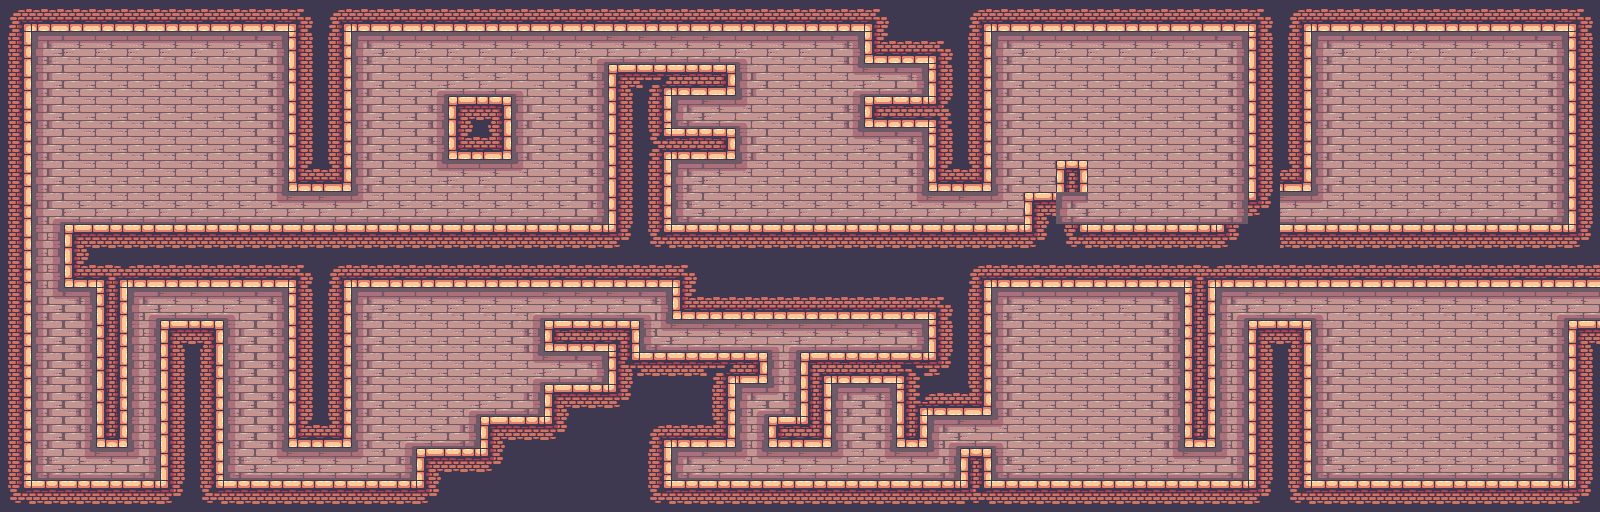

The image is a tile-based game level rendered from a .tmx file. Its description and source (layers, tilesets, objects; grid data summarised) follow:
An orthogonal 50x16 tile map with 32x32 px tiles, 1 tile layer (lvl_2_bg), 14 tilesets and 484 objects (55x hotrect_platform, 44x coin_gold, 42x hotrect, 28x pig_normal, 25x coin_silver, ...).

<map version="1.4" tiledversion="1.4.3" orientation="orthogonal" renderorder="right-down" width="50" height="16" tilewidth="32" tileheight="32" infinite="0" nextlayerid="2" nextobjectid="582">
 <tileset firstgid="1" source="../tilesets/levels_castle_tiles.tsx" />
 <tileset firstgid="97" source="../tilesets/levels_castle_decorations_tiles.tsx" />
 <tileset firstgid="129" source="../tilesets/common_items.tsx" />
 <tileset firstgid="182" source="../tilesets/character_bubbles.tsx" />
 <tileset firstgid="193" source="../tilesets/common_hud_ui.tsx" />
 <tileset firstgid="298" source="../tilesets/character_king.tsx" />
 <tileset firstgid="326" source="../tilesets/character_pig.tsx" />
 <tileset firstgid="369" source="../tilesets/character_pigbomb.tsx" />
 <tileset firstgid="402" source="../tilesets/character_pigcrate.tsx" />
 <tileset firstgid="442" source="../tilesets/character_cannonsnpigs.tsx" />
 <tileset firstgid="451" source="../tilesets/common_items_bomb.tsx" />
 <tileset firstgid="462" source="../tilesets/character_pigking.tsx" />
 <tileset firstgid="495" source="../tilesets/common_lives.tsx" />
 <tileset firstgid="515" source="../tilesets/levels_door.tsx" />
 <layer id="1" name="lvl_2_bg" width="50" height="16" locked="1">
  <data>[800 cells, 800 non-empty, 61 distinct tile ids]</data>
 </layer>
 <objectgroup id="2" name="lvl_2_mood" locked="1">
  <object id="50" gid="101" x="1312" y="352" width="32" height="32" />
  <object id="51" gid="101" x="1536" y="352" width="32" height="32" />
  <object id="52" gid="98" x="1312" y="448" width="32" height="32" />
  <object id="53" gid="98" x="1504" y="448" width="32" height="32" />
  <object id="54" gid="100" x="1536" y="448" width="32" height="32" />
  <object id="55" gid="100" x="1344" y="448" width="32" height="32" />
  <object id="56" gid="100" x="1472" y="352" width="32" height="32" />
  <object id="57" gid="100" x="1472" y="384" width="32" height="32" />
  <object id="58" gid="100" x="1472" y="416" width="32" height="32" />
  <object id="59" gid="98" x="1376" y="352" width="32" height="32" />
  <object id="60" gid="98" x="1376" y="384" width="32" height="32" />
  <object id="61" gid="98" x="1376" y="416" width="32" height="32" />
  <object id="62" gid="99" x="1408" y="352" width="32" height="32" />
  <object id="63" gid="99" x="1440" y="352" width="32" height="32" />
  <object id="64" gid="99" x="1440" y="384" width="32" height="32" />
  <object id="65" gid="99" x="1408" y="384" width="32" height="32" />
  <object id="66" gid="99" x="1408" y="416" width="32" height="32" />
  <object id="67" gid="99" x="1440" y="416" width="32" height="32" />
  <object id="78" gid="101" x="736" y="445" width="32" height="32" />
  <object id="79" gid="101" x="768" y="360" width="32" height="32" />
  <object id="85" gid="100" x="512" y="384" width="32" height="32" />
  <object id="86" gid="100" x="448" y="416" width="32" height="32" />
  <object id="87" gid="98" x="416" y="416" width="32" height="32" />
  <object id="88" gid="98" x="416" y="384" width="32" height="32" />
  <object id="89" gid="99" x="448" y="384" width="32" height="32" />
  <object id="90" gid="99" x="480" y="384" width="32" height="32" />
  <object id="91" gid="101" x="224" y="448" width="32" height="32" />
  <object id="92" gid="101" x="224" y="416" width="32" height="32" />
  <object id="93" gid="101" x="256" y="384" width="32" height="32" />
  <object id="94" gid="101" x="224" y="352" width="32" height="32" />
  <object id="95" gid="101" x="32" y="448" width="32" height="32" />
  <object id="96" gid="101" x="64" y="416" width="32" height="32" />
  <object id="97" gid="101" x="32" y="384" width="32" height="32" />
  <object id="98" gid="101" x="64" y="352" width="32" height="32" />
  <object id="99" gid="101" x="32" y="320" width="32" height="32" />
  <object id="100" gid="101" x="32" y="288" width="32" height="32" />
  <object id="101" gid="101" x="32" y="256" width="32" height="32" />
  <object id="102" gid="101" x="32" y="230" width="32" height="32" />
  <object id="103" gid="101" x="32" y="192" width="32" height="32" />
  <object id="104" gid="101" x="32" y="160" width="32" height="32" />
  <object id="105" gid="101" x="32" y="128" width="32" height="32" />
  <object id="106" gid="101" x="32" y="96" width="32" height="32" />
  <object id="107" gid="101" x="32" y="64" width="32" height="32" />
  <object id="108" gid="101" x="256" y="64" width="32" height="32" />
  <object id="109" gid="101" x="256" y="96" width="32" height="32" />
  <object id="111" gid="101" x="256" y="128" width="32" height="32" />
  <object id="112" gid="101" x="256" y="160" width="32" height="32" />
  <object id="113" gid="101" x="256" y="188" width="32" height="32" />
  <object id="114" gid="101" x="416" y="160" width="32" height="32" />
  <object id="115" gid="101" x="416" y="104" width="32" height="32" />
  <object id="116" gid="101" x="512" y="104" width="32" height="32" />
  <object id="117" gid="101" x="512" y="160" width="32" height="32" />
  <object id="119" gid="98" x="96" y="64" width="32" height="32" />
  <object id="120" gid="98" x="96" y="96" width="32" height="32" />
  <object id="121" gid="98" x="96" y="128" width="32" height="32" />
  <object id="122" gid="98" x="96" y="160" width="32" height="32" />
  <object id="123" gid="98" x="96" y="192" width="32" height="32" />
  <object id="124" gid="98" x="352" y="136" width="32" height="32" />
  <object id="125" gid="98" x="544" y="136" width="32" height="32" />
  <object id="126" gid="98" x="384" y="192" width="32" height="32" />
  <object id="127" gid="100" x="192" y="64" width="32" height="32" />
  <object id="128" gid="100" x="192" y="96" width="32" height="32" />
  <object id="129" gid="100" x="192" y="128" width="32" height="32" />
  <object id="130" gid="100" x="192" y="160" width="32" height="32" />
  <object id="131" gid="100" x="192" y="192" width="32" height="32" />
  <object id="132" gid="100" x="384" y="136" width="32" height="32" />
  <object id="133" gid="100" x="576" y="136" width="32" height="32" />
  <object id="134" gid="100" x="544" y="192" width="32" height="32" />
  <object id="135" gid="99" x="416" y="192" width="32" height="32" />
  <object id="136" gid="99" x="448" y="192" width="32" height="32" />
  <object id="137" gid="99" x="480" y="192" width="32" height="32" />
  <object id="138" gid="99" x="512" y="192" width="32" height="32" />
  <object id="139" gid="99" x="128" y="64" width="32" height="32" />
  <object id="140" gid="99" x="160" y="64" width="32" height="32" />
  <object id="141" gid="99" x="160" y="96" width="32" height="32" />
  <object id="142" gid="99" x="128" y="96" width="32" height="32" />
  <object id="143" gid="99" x="128" y="128" width="32" height="32" />
  <object id="144" gid="99" x="160" y="128" width="32" height="32" />
  <object id="145" gid="99" x="160" y="160" width="32" height="32" />
  <object id="146" gid="99" x="128" y="160" width="32" height="32" />
  <object id="147" gid="99" x="128" y="192" width="32" height="32" />
  <object id="148" gid="99" x="160" y="192" width="32" height="32" />
  <object id="149" gid="99" x="768" y="136" width="32" height="32" />
  </objectgroup>
 <objectgroup id="3" name="lvl_2_obj" locked="1">
  <!-- 240 objects omitted --></objectgroup>
 <objectgroup id="5" name="lvl_2_fg" locked="1">
  <!-- 4 objects omitted --></objectgroup>
 <objectgroup id="4" name="lvl_2_hud" locked="1">
  <!-- 11 objects omitted --></objectgroup>
 <objectgroup id="6" name="lvl_2_paths" locked="1">
  <!-- 77 objects omitted --></objectgroup>
 <objectgroup color="#800000ff" id="2" name="lvl_2_zones" visible="0" locked="1">
  <!-- 15 objects omitted --></objectgroup>
</map>
<!-- 401 of 484 objects omitted -->
